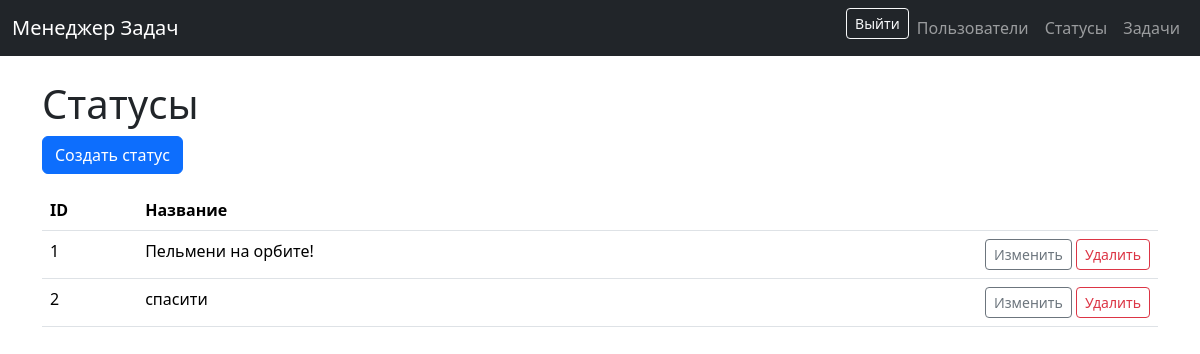
The page /statuses/ (signed in) on the database as committed earlier.
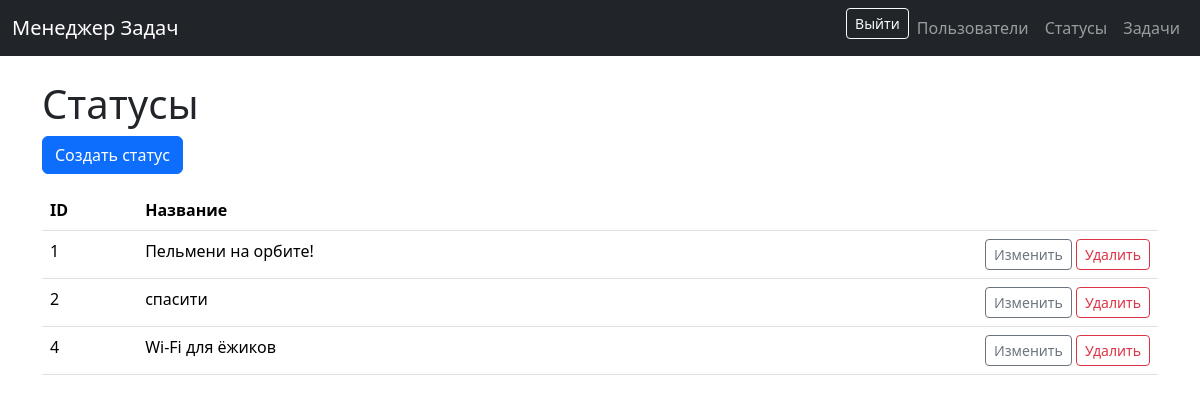
The same page on the database as committed later.
### statuses/models.py (models this page shows, shortened)
class Status(models.Model):
    name = models.CharField(max_length=100, unique=True)
    created_at = models.DateTimeField(auto_now_add=True)
    class Meta:
        ordering = ['id']

### statuses/views.py (the view)
# urls.py: path("", StatusListView.as_view(), name="statuses_index"),
class StatusListView(LoginRequiredMixin, ListView):
    model = Status
    template_name = "statuses/index.html"
    context_object_name = "statuses"
    login_url = "users:login"

### templates/statuses/index.html
{% extends "base.html" %}
{% block content %}
<h1>Статусы</h1>
<p><a class="btn btn-primary" href="{% url 'statuses_create' %}">Создать статус</a></p>
<table class="table">
  <thead>
    <tr>
      <th>ID</th>
      <th>Название</th>
      <th></th>
    </tr>
  </thead>
  <tbody>
  {% for st in statuses %}
    <tr>
      <td>{{ st.id }}</td>
      <td>{{ st.name }}</td>
      <td class="text-end">
        <a class="btn btn-sm btn-outline-secondary" href="{% url 'statuses_update' st.pk %}">Изменить</a>
        <a class="btn btn-sm btn-outline-danger" href="{% url 'statuses_delete' st.pk %}">Удалить</a>
      </td>
    </tr>
  {% empty %}
    <tr><td colspan="3">Пока нет статусов.</td></tr>
  {% endfor %}
  </tbody>
</table>
{% endblock %}

Rows that differ between the two databases and show on the page:
added Status: id "4", name "Wi-Fi для ёжиков"
